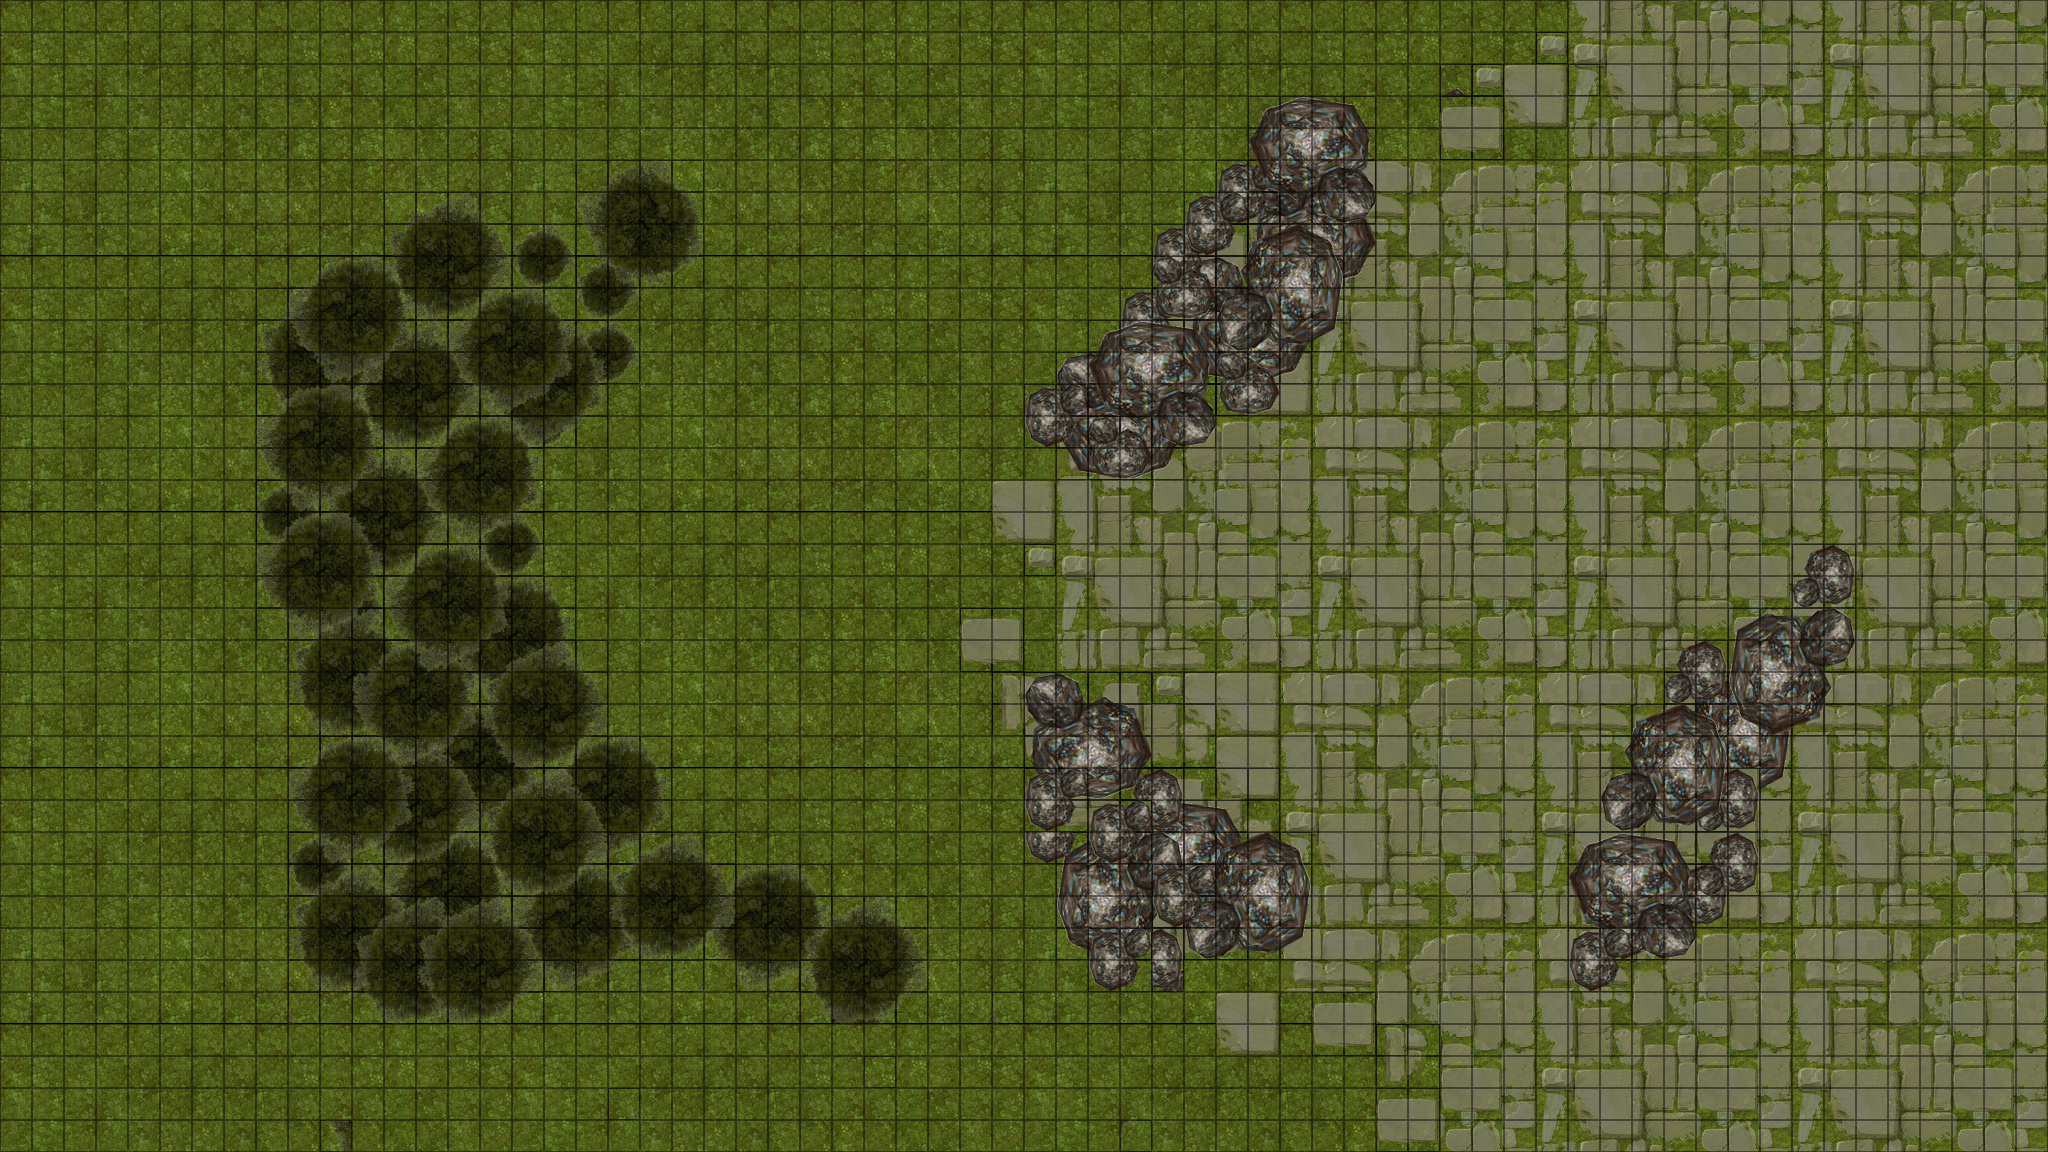

Tiled map render using the project's own tile images. Description and the map definition, with tile-layer contents summarised, below:
An orthogonal 64x36 tile map with 32x32 px tiles, 11 tile layers (grass, wtf, Копия rocks, trees3, ...) and 72 objects.

<map version="1.0" tiledversion="1.0.3" orientation="orthogonal" renderorder="right-down" width="64" height="36" tilewidth="32" tileheight="32" nextobjectid="538">
 <tileset firstgid="1" name="grassmap" tilewidth="32" tileheight="32" tilecount="384" columns="24">
  <image source="grassmap.png" width="768" height="512" />
 </tileset>
 <layer name="grass" width="64" height="36">
  <data>[2304 cells, 2304 non-empty, 128 distinct tile ids]</data>
 </layer>
 <layer name="wtf" width="64" height="36">
  <data>[2304 cells, 902 non-empty, 88 distinct tile ids]</data>
 </layer>
 <layer name="Копия rocks" width="64" height="36">
  <data>[2304 cells, 956 non-empty, 107 distinct tile ids]</data>
 </layer>
 <layer name="trees3" width="64" height="36">
  <data>[2304 cells, 86 non-empty, 20 distinct tile ids]</data>
 </layer>
 <layer name="Слой тайлов 9" width="64" height="36">
  <data>[2304 cells, 32 non-empty, 16 distinct tile ids]</data>
 </layer>
 <layer name="wtf2" width="64" height="36">
  <data>[2304 cells, 117 non-empty, 20 distinct tile ids]</data>
 </layer>
 <layer name="Слой тайлов 10" width="64" height="36">
  <data>[2304 cells, 152 non-empty, 86 distinct tile ids]</data>
 </layer>
 <layer name="Слой тайлов 11" width="64" height="36">
  <data>[2304 cells, 12 non-empty, 4 distinct tile ids]</data>
 </layer>
 <layer name="trees2" width="64" height="36">
  <data>[2304 cells, 184 non-empty, 32 distinct tile ids]</data>
 </layer>
 <layer name="wtf3" width="64" height="36">
  <data>[2304 cells, 162 non-empty, 72 distinct tile ids]</data>
 </layer>
 <layer name="rocks2" width="64" height="36">
  <data>[2304 cells, 75 non-empty, 27 distinct tile ids]</data>
 </layer>
 <objectgroup name="obstacles">
  <object id="270" x="584" y="195">
   <polygon points="0,0 56,-34 116.5,12 114,68.5 67,87 9.5,74.5 -12.5,42.5" />
  </object>
  <object id="271" x="621" y="314.5">
   <polygon points="5,13 17,-20.5 11.5,-43 -15.5,-56 -42.5,-37.5 -48.5,-14 -34.5,8" />
  </object>
  <object id="272" x="579" y="341.5">
   <polygon points="-4,-2 19,-17.5 42,-18 59.5,5.5 49,32 29.5,42 11,39 -7,24.5" />
  </object>
  <object id="273" x="526" y="287">
   <polygon points="4,11 -22,-21 -9,-45 14,-57 37.5,-52 56.5,-37.5 53,-8.5 34.5,9.5" />
  </object>
  <object id="274" x="389.5" y="237.5">
   <polygon points="-1,6 29,-26.5 75,-37 103.5,-11 119.5,17.5 120.5,44.5 90,66 67.5,81 37.5,78.5 10,70.5 -6,29.5" />
  </object>
  <object id="275" x="289" y="304.5">
   <polygon points="0,0 33,-43 87.5,-47 111.5,-16 118,15.5 109.5,44.5 77,66.5 42.5,76.5 18,54" />
  </object>
  <object id="276" x="456.5" y="339.5">
   <polygon points="0,0 25.5,-36.5 70,-49.5 96.5,-36 106.5,-12.5 114,16 112.5,35.5 88.5,50 62,63 29,57.5 5,31" />
  </object>
  <object id="277" x="517" y="423">
   <polygon points="-4,4 -5,-16.5 25.5,-35 48.5,-26.5 57,-9 49.5,11.5 26.5,24.5 5,19" />
  </object>
  <object id="278" x="362" y="397.5">
   <polygon points="0,0 2.5,-44.5 41.5,-65.5 81,-57 98.5,-35 113.5,-2 88.5,28 74.5,42.5 45,49 16.5,39.5" />
  </object>
  <object id="279" x="257" y="432.5">
   <polygon points="0,0 28.5,-45 75.5,-58 102.5,-44 115,-15.5 116.5,22 104.5,48 81,65 52.5,74.5 28,54.5 9.5,32" />
  </object>
  <object id="281" x="259.5" y="527">
   <polygon points="0,0 -2.5,-26.5 6.5,-45 30,-45.5 52.5,-37.5 64,-17.5 55,0.5 39,14 19,16.5" />
  </object>
  <object id="282" x="339" y="548.5">
   <polygon points="0,0 -12,-32 -7,-54 15.5,-77 42,-93 75.5,-78.5 92.5,-49 103,-24.5 82,-2 67,17.5 47,25.5 16.5,21.5" />
  </object>
  <object id="283" x="470.5" y="531">
   <polygon points="0,0 -39,-23.5 -47,-65.5 -22.5,-93 0.5,-109.5 35,-109.5 60,-87 65,-55.5 67.5,-29 38.5,-7" />
  </object>
  <object id="284" x="523" y="572.5">
   <polygon points="0,0 -29.5,0 -38.5,-20 -41,-40 -26,-51 -1.5,-58 16,-44 22,-20.5" />
  </object>
  <object id="285" x="386.5" y="601.5">
   <polygon points="0,0 19.5,-30.5 47,-55 86.5,-51 113,-22 123,23 92,43.5 75.5,55 43,70 14.5,35" />
  </object>
  <object id="286" x="322.5" y="594.5">
   <polygon points="0,0 26.5,-16 51,-4.5 60.5,15 57,38 34.5,49 14,46.5 -1,27.5" />
  </object>
  <object id="287" x="294.5" y="654">
   <polygon points="0,0 9,55.5 32,75.5 59,81.5 92.5,65.5 112.5,34 113.5,2.5 92,-19 59.5,-34.5 25.5,-27" />
  </object>
  <object id="288" x="428.5" y="696">
   <polygon points="0,0 -14,-19 -2,-40 28.5,-49.5 42,-40 52,-24.5 47,-5.5 21,9.5" />
  </object>
  <object id="289" x="486.5" y="719">
   <polygon points="0,0 4.5,-37.5 31.5,-62.5 78.5,-70.5 108.5,-43 119.5,-3 86.5,36 51.5,53 15,38" />
  </object>
  <object id="290" x="438.5" y="735.5">
   <polygon points="0,0 20,-27 58,-29 97,17.5 99.5,45 70,82.5 38,86.5 0,66.5 -9,31.5" />
  </object>
  <object id="291" x="322" y="752.5">
   <polygon points="0,0 32.5,-16 61,12.5 47,40.5 16.5,51 -1,27" />
  </object>
  <object id="292" x="368.5" y="768">
   <polygon points="0,0 49.5,-25 80.5,-25.5 102.5,11.5 111,45.5 88,73 65,97 30,98.5 3,83 -9.5,47" />
  </object>
  <object id="293" x="292" y="847.5">
   <polygon points="0,0 26.5,-18 54,1 59,21.5 49.5,39 29.5,48 12,45.5 2,39" />
  </object>
  <object id="294" x="296.5" y="917">
   <polygon points="0,0 22,-30 52,-37.5 82,-31.5 107,-14.5 118,18 110,47 81.5,70 44.5,79 17.5,65.5 -1.5,36" />
  </object>
  <object id="296" x="393.5" y="895">
   <polygon points="0,0 9.5,-32 43,-59 82,-55 105.5,-28.5 110,9 73,36.5 26,50" />
  </object>
  <object id="297" x="424" y="981.5">
   <polygon points="0,0 -4.5,-27 20,-57 54,-72 86.5,-60 111,-31.5 107.5,-1.5 81.5,33 44,42 15.5,30" />
  </object>
  <object id="298" x="488.5" y="834.5">
   <polygon points="0,0 -2.5,-27 28,-51 61.5,-54.5 110.5,-27.5 119,6.5 107,40.5 53,58.5 14.5,59.5 -4.5,17.5" />
  </object>
  <object id="311" x="543.5" y="964.5">
   <polygon points="0,0 24.5,14 62,0.5 87,-20 89,-58 75,-87.5 47.5,-100 7.5,-92.5 -18,-67 -26,-43" />
  </object>
  <object id="312" x="673.5" y="838.5">
   <polygon points="0,0 -45.5,20.5 -65.5,54 -51,108.5 -22,122 28,114.5 62.5,76 49,23" />
  </object>
  <object id="313" x="768.5" y="977">
   <polygon points="0,0 38,-12.5 56,-53 45.5,-95 0.5,-115 -37.5,-103 -60,-64.5 -52,-23" />
  </object>
  <object id="315" x="837" y="1019">
   <polygon points="0,0 -25.5,-27.5 -34,-59 -5,-101 35.5,-117.5 71.5,-90 88.5,-52 67.5,-13 38.5,5.5" />
  </object>
  <object id="401" x="-18" y="-2">
   <polygon points="0,0 2082,0 2082,-74 0,-60" />
  </object>
  <object id="402" x="-30" y="1154">
   <polygon points="0,0 2092,-2 2106,60 2,74" />
  </object>
  <object id="403" x="-4" y="1166">
   <polygon points="0,0 0,-1232 -30,-1230 -28,-16" />
  </object>
  <object id="405" x="2046" y="-28">
   <polygon points="0,0 0,1190 22,1190 34,-6" />
  </object>
  <object id="414" x="504" y="572">
   <polygon points="0,0 40,12 64,70 32,134 -78,70" />
  </object>
  <object id="415" x="560" y="730">
   <polygon points="0,0 62,2 108,46 112,114 50,138 -40,82" />
  </object>
  <object id="416" x="348" y="860">
   <polygon points="0,0 -42,-28 -56,-80 -26,-122 72,-130 76,-40" />
  </object>
  <object id="417" x="330" y="644">
   <polygon points="0,0 -56,-32 -70,-70 -50,-132 48,-150 90,-28" />
  </object>
  <object id="499" x="289" y="301">
   <polygon points="0,0 -25,31 -13,102 46,119 104,77 73,1" />
  </object>
  <object id="500" x="554" y="435">
   <polygon points="0,0 46,-31 62,-66 26,-104 -18,-105 -46,-65" />
  </object>
  <object id="501" x="338" y="685">
   <polygon points="0,0 11,63 97,94 156,59 163,-25 110,-74 48,-67" />
  </object>
  <object id="502" x="460" y="1011">
   <polygon points="0,0 -41,11 -78,3 -99,-47 -62,-116 6,-119 58,-67" />
  </object>
  <object id="504" x="1021" y="397">
   <polygon points="0,0 4,45 47,51 32,-14" />
  </object>
  <object id="505" x="1067" y="450">
   <polygon points="0,0 11,19 63,28 100,15 139,-12 161,-41 37,-118 -5,-89 -16,-70" />
  </object>
  </objectgroup>
</map>
<!-- 27 of 72 objects omitted -->